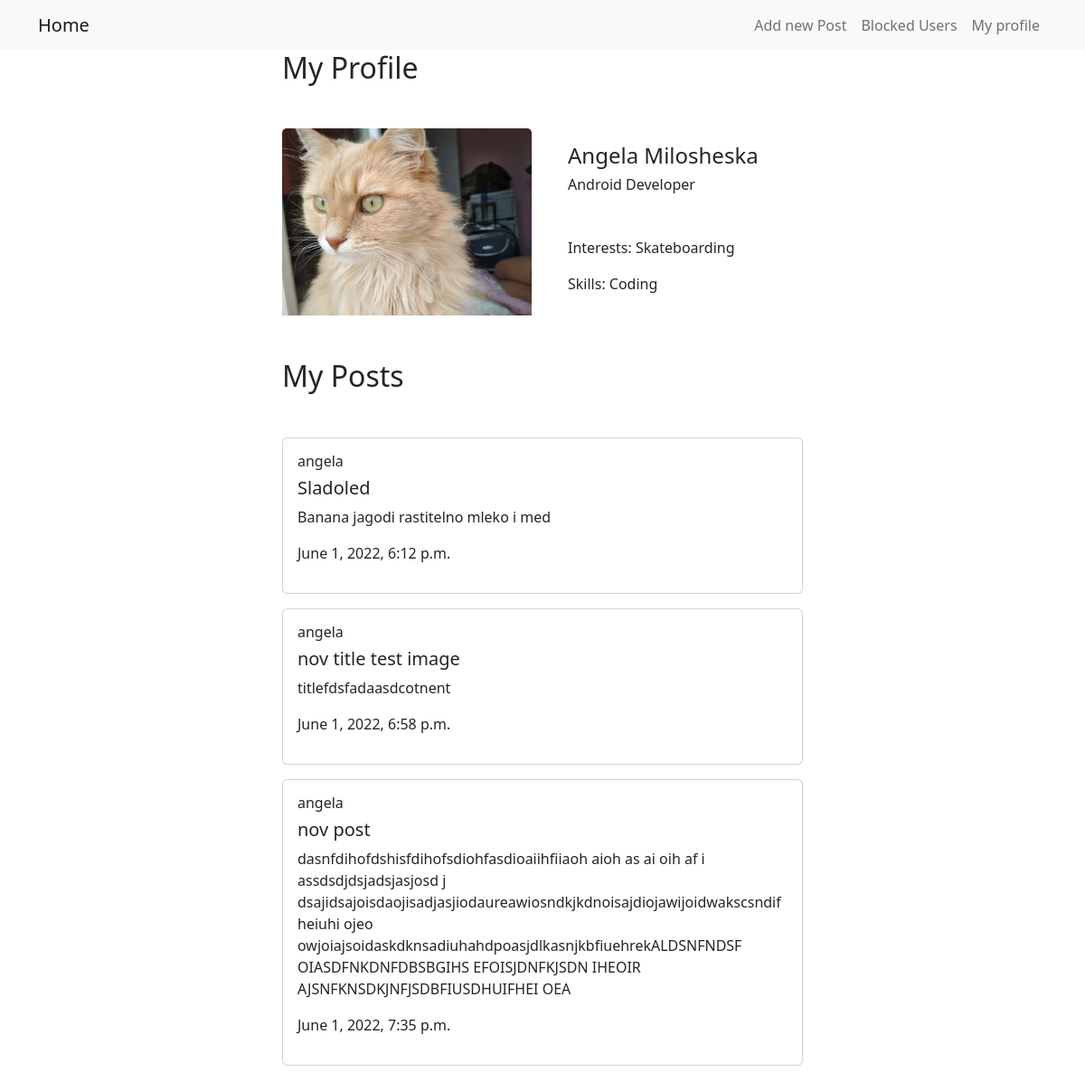
Page /profile/ (signed in) on the committed database.
### BlogPost/models.py (models this page shows, shortened)
class CustomUser(models.Model):
    name = models.CharField(max_length=50)
    surname = models.CharField(max_length=50)
    user = models.ForeignKey(User, on_delete=models.CASCADE)
    image = models.ImageField(upload_to="profile_images/", null=True, blank=True)
    interests = models.TextField(max_length=200, null=True, blank=True)
    skills = models.TextField(max_length=200, null=True, blank=True)
    profession = models.CharField(max_length=50, null=True, blank=True)
    def __str__(self):
        return self.name + " " + self.surname

class BlogPost(models.Model):
    author = models.ForeignKey(User, on_delete=models.CASCADE)
    title = models.CharField(max_length=50)
    content = models.TextField()
    files = models.FileField(upload_to="post_files/", null=True, blank=True)
    date_created = models.DateTimeField(auto_now_add=True)
    last_updated = models.DateTimeField(auto_now=True)

### BlogPost/views.py (the view)
# urls.py: path('profile/', get_profile, name="profile"),
def get_profile(request):
    logged_in_user = request.user
    posts_list = BlogPost.objects.filter(author=logged_in_user).all()
    profile = CustomUser.objects.filter(user=logged_in_user).all()
    context = {"profile": profile[0], "posts": posts_list, }
    return render(request, "profile.html", context=context)

### BlogPost/templates/profile.html (shortened to what this page needs)
<!DOCTYPE html>
<html lang="en">
<head>
	<link href="https://cdn.jsdelivr.net/npm/bootstrap@5.2.0-beta1/dist/css/bootstrap.min.css" rel="stylesheet">
</head>
<body>
	<nav class="navbar navbar-expand-lg navbar-light bg-light">
		<div class="container">
			<a href="/posts" class="navbar-brand">Home</a>
			<ul class="navbar-nav ml-auto">
				<li class="nav-item">
					<a class="nav-link" href="/add/post">
						Add new Post
					</a>
				</li>
				<li class="nav-item">
					<a class="nav-link" href="/blockedUsers">
						Blocked Users
					</a>
				</li>
				<li class="nav-item">
					<a class="nav-link" href="/profile">
						My profile
					</a>
				</li>
			</ul>
		</div>
	</nav>
	<div class="container w-50">
		<h2 class="">My Profile</h2>
		<div class="card mb-3 border-0 mt-5">
        	<div class="row no-gutters">
				<div class="col-md-6">
					<img src="{{MEDIA_URL}} {{profile.image.url}}" class="card-img-top" alt="...">
				</div>
				<div class="col-md-6">
					<div class="card-body">
						<h4 class="card-title">{{profile}}</h4>
						<h6 class="card-subtitle mt-1">{{profile.profession}}</h6>
						<p class="card-text mt-5">Interests: {{profile.interests}}</p>
						<p class="card-text">Skills: {{profile.skills}}</p>
					</div>
				</div>
			</div>
		</div>
		<div class="div-container mt-5">
			<h2>My Posts</h2>
			<div class="mt-5 mb-5">
				{% for post in posts %}
					<div class="card mt-3">
						<div class="card-body">
							<h6 class="card-title">{{post.author}}</h6>
							<h5 class="card-title">	{{post.title}}</h5>
							<p class="card-text">{{post.content}}</p>
							<p>{{post.date_created}}</p>
						</div>
					</div>
				{% endfor %}
			</div>
		</div>
	</div>
</body>
</html>

### rows in the picture
CustomUser: image (picture), name+surname "Angela Milosheska", profession "Android Developer", interests "Skateboarding", skills "Coding"
BlogPost: author "angela", title "Sladoled", content "Banana jagodi rastitelno mleko i med", date_created "June 1, 2022, 6:12 p.m."
BlogPost: author "angela", title "nov title test image", content "titlefdsfadaasdcotnent", date_created "June 1, 2022, 6:58 p.m."
BlogPost: author "angela", title "nov post", content "dasnfdihofdshisfdihofsdiohfasdioaiihfiiaoh aioh as ai oih af i assdsdjdsjadsjasjosd j dsajidsajoisdaojisadjasjiodaureawiosndkjkdnoisajdiojawijoidwakscsndifheiuhi ojeo owjoiajsoidaskdknsadiuhahdpoasjdlkasnjkbfiuehrekALDSNFNDSF OIASDFNKDNFDBSBGIHS EFOISJDNFKJSDN IHEOIR AJSNFKNSDKJNFJSDBFIUSDHUIFHEI OEA", date_created "June 1, 2022, 7:35 p.m."
